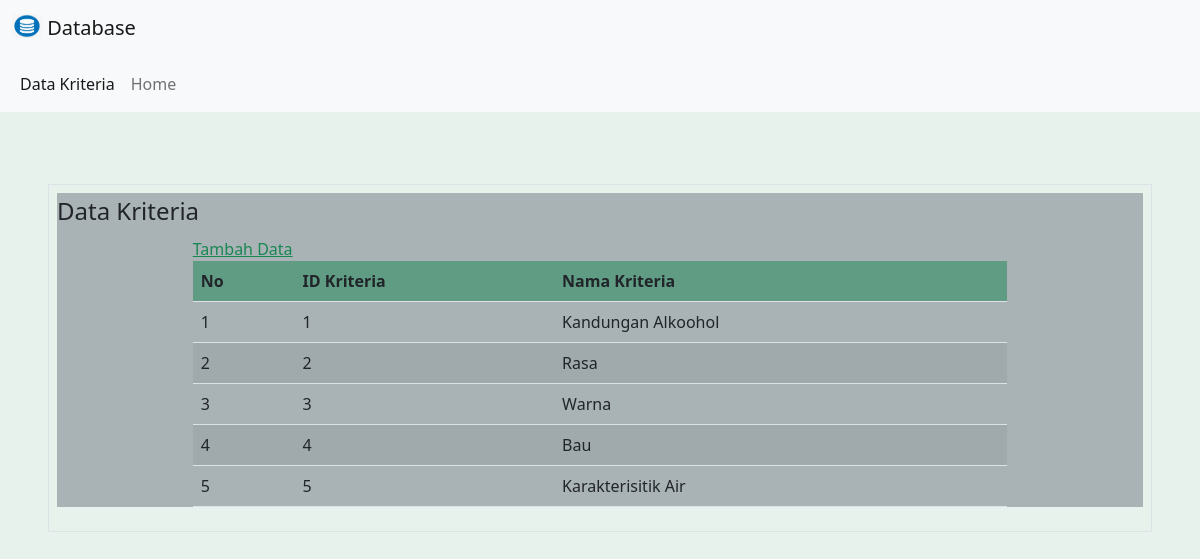
The app's page /data/dataKriteria.php with its own data.
### tables this page shows
CREATE TABLE IF NOT EXISTS `kriteria` (
  `idkriteria` int NOT NULL AUTO_INCREMENT,
  `nmkriteria` varchar(50) DEFAULT NULL,
  PRIMARY KEY (`idkriteria`)
);

### data/dataKriteria.php (the view, shortened to what this page needs)
<!doctype html>
<html lang="en">
  <head>
    <link href="https://cdn.jsdelivr.net/npm/bootstrap@5.2.2/dist/css/bootstrap.min.css" rel="stylesheet">
  </head>
  <body class="bg-success bg-opacity-10">
<nav class="navbar bg-light">
        <div class="container-fluid">
          <a class="navbar-brand" href="#">
            <img src="logo.jpeg" alt="Logo" width="30" height="24" class="d-inline-block align-text-top">
            Database
          </a>
        </div>
      </nav>
      <nav class="navbar navbar-expand-lg bg-light">
        <div class="container-fluid">
          <div class="collapse navbar-collapse" id="navbarSupportedContent">
            <ul class="navbar-nav me-auto mb-2 mb-lg-0">
              <li class="nav-item">
                <a class="nav-link active" aria-current="page" href="p">Data Kriteria</a>
              </li>
              <li class="nav-item">
                <a class="nav-link " aria-current="page" href="home.html" target="_blank">Home</a>
              </li>
            </ul>
          </div>
        </div>
      </nav>
<div class="p-5">
<br>
    <fieldset class="border p-2">
    <div class="bg-secondary  bg-opacity-50">
   <legend  class="w-auto">Data Kriteria</legend>
   <br>
<div class="mx-auto w-75" >
   <a href="inputDataKriteria.php" class="link-success">Tambah Data</a>
</div>
    <table class="table table-striped table-hover mx-auto w-75">
  <thead class="bg-success p-2 text-dark bg-opacity-50">
    <tr>
      <th scope="col">No</th>
      <th scope="col">ID Kriteria</th>
      <th scope="col">Nama Kriteria</th>
    </tr>
  </thead>
</div>
  <tbody>
    <tr>
    <?php
include "koneksi.php";
$no=1;
$sql="Select * from kriteria";
$a=$koneksi->query($sql);
while($b=$a->fetch_array()){
    ?>
    <tr>
        <td><?php echo $no++;?></td>
        <td><?php echo $b['idkriteria'];?></td>
        <td><?php echo $b['nmkriteria'];?></td>
    </tr>
    <?php
} ?>
  </tbody>
</fieldset>
</div>
  </body>
</html>

### records on screen
kriteria: idkriteria "1", nmkriteria "Kandungan Alkoohol"
kriteria: idkriteria "2", nmkriteria "Rasa"
kriteria: idkriteria "3", nmkriteria "Warna"
kriteria: idkriteria "4", nmkriteria "Bau"
kriteria: idkriteria "5", nmkriteria "Karakterisitik Air"
